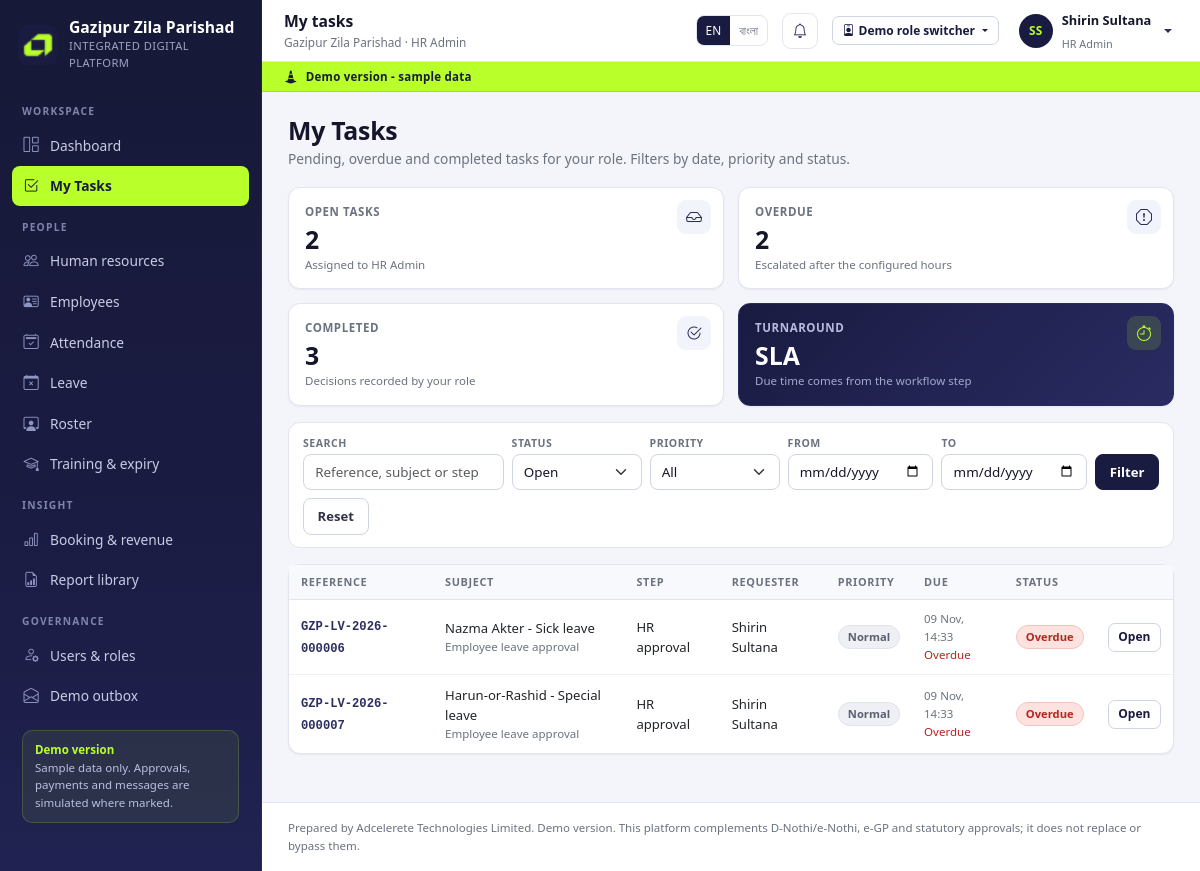
Page /app/tasks/ (signed in) on the committed database.
### accounts/models.py (models this page shows, shortened)
class User(AbstractUser):
    role = models.ForeignKey(Role, null=True, blank=True, on_delete=models.SET_NULL,
                             related_name='users')
    phone = models.CharField(max_length=30, blank=True)
    department = models.ForeignKey('hr.Department', null=True, blank=True,
                                   on_delete=models.SET_NULL, related_name='users')
    designation = models.ForeignKey('hr.Designation', null=True, blank=True,
                                    on_delete=models.SET_NULL, related_name='users')
    facility = models.ForeignKey('facilities.Facility', null=True, blank=True,
                                 on_delete=models.SET_NULL, related_name='operators',
                                 help_text='Assigned facility for reception operators.')
    email_verified = models.BooleanField(default=False)
    is_demo = models.BooleanField(default=True)
    otp_code = models.CharField(max_length=8, blank=True)
    otp_created_at = models.DateTimeField(null=True, blank=True)
    otp_attempts = models.PositiveIntegerField(default=0)
    class Meta:
        ordering = ['first_name', 'username']
    @property
    def display_name(self):
        return self.get_full_name() or self.username
    @property
    def role_name(self):
        return self.role.name if self.role else 'No role'
    @property
    def is_citizen(self):
        return bool(self.role and self.role.code == 'citizen')
    @property
    def is_staff_portal_user(self):
        return bool(self.role and self.role.code != 'citizen')
    @property
    def is_read_only(self):
        return bool(self.role and self.role.is_read_only)
    def can(self, code):
        if not getattr(self, 'is_authenticated', False):
            return False
        if self.is_superuser:
            return True
        if not self.role_id:
            return False
        cache = getattr(self, '_perm_cache', None)
        if cache is None:
            cache = set(self.role.permissions.values_list('code', flat=True))
            self._perm_cache = cache
        return code in cache

class Role(models.Model):
    code = models.SlugField(max_length=40, unique=True)
    name = models.CharField(max_length=120)
    description = models.TextField(blank=True)
    permissions = models.ManyToManyField(Permission, blank=True, related_name='roles')
    is_read_only = models.BooleanField(
        default=False,
        help_text='Read-only roles cannot submit changes anywhere in the platform.',
    )
    sort_order = models.PositiveIntegerField(default=100)
    class Meta:
        ordering = ['sort_order', 'name']

### workflow/models.py (models this page shows, shortened)
class WorkflowTask(models.Model):
    STATUS = [
        ('pending', 'Pending'),
        ('completed', 'Completed'),
        ('returned', 'Returned'),
        ('cancelled', 'Cancelled'),
    ]
    PRIORITY = [('low', 'Low'), ('normal', 'Normal'), ('high', 'High'),
                ('urgent', 'Urgent')]
    instance = models.ForeignKey(WorkflowInstance, on_delete=models.CASCADE,
                                 related_name='tasks')
    step = models.ForeignKey(WorkflowStep, on_delete=models.PROTECT, related_name='tasks')
    role = models.ForeignKey('accounts.Role', on_delete=models.PROTECT, related_name='tasks')
    assignee = models.ForeignKey(settings.AUTH_USER_MODEL, null=True, blank=True,
                                 on_delete=models.SET_NULL, related_name='tasks')
    status = models.CharField(max_length=20, choices=STATUS, default='pending')
    priority = models.CharField(max_length=10, choices=PRIORITY, default='normal')
    due_at = models.DateTimeField()
    created_at = models.DateTimeField(default=timezone.now)
    completed_at = models.DateTimeField(null=True, blank=True)
    reminder_sent_at = models.DateTimeField(null=True, blank=True)
    escalated_at = models.DateTimeField(null=True, blank=True)
    escalated_to = models.ForeignKey(settings.AUTH_USER_MODEL, null=True, blank=True,
                                     on_delete=models.SET_NULL, related_name='escalations')
    class Meta:
        ordering = ['due_at', '-created_at']
    @property
    def is_overdue(self):
        return self.status == 'pending' and self.due_at < timezone.now()

class WorkflowInstance(models.Model):
    STATUS = [
        ('running', 'In progress'),
        ('returned', 'Returned for correction'),
        ('approved', 'Approved'),
        ('rejected', 'Rejected'),
        ('cancelled', 'Cancelled'),
    ]
    template = models.ForeignKey(WorkflowTemplate, on_delete=models.PROTECT,
                                 related_name='instances')
    object_type = models.CharField(max_length=80)
    object_id = models.PositiveIntegerField()
    tracking_id = models.CharField(max_length=60, unique=True)
    requester = models.ForeignKey(settings.AUTH_USER_MODEL, null=True, blank=True,
                                  on_delete=models.SET_NULL, related_name='workflow_requests')
    status = models.CharField(max_length=20, choices=STATUS, default='running')
    current_step = models.ForeignKey(WorkflowStep, null=True, blank=True,
                                     on_delete=models.SET_NULL, related_name='+')
    payload = models.JSONField(default=dict, blank=True)
    created_at = models.DateTimeField(default=timezone.now)
    completed_at = models.DateTimeField(null=True, blank=True)
    note = models.CharField(max_length=255, blank=True)
    class Meta:
        ordering = ['-created_at']
    @property
    def subject(self):
        return self.payload.get('subject', self.tracking_id)

class WorkflowTemplate(models.Model):
    CATEGORIES = [
        ('booking', 'Booking application'),
        ('leave', 'Leave application'),
        ('file', 'Document file'),
        ('project', 'Project action'),
    ]
    code = models.SlugField(max_length=40, unique=True)
    name = models.CharField(max_length=120)
    category = models.CharField(max_length=20, choices=CATEGORIES)
    description = models.TextField(blank=True)
    is_active = models.BooleanField(default=True)
    class Meta:
        ordering = ['category', 'name']

class WorkflowStep(models.Model):
    template = models.ForeignKey(WorkflowTemplate, on_delete=models.CASCADE,
                                 related_name='steps')
    order = models.PositiveIntegerField(default=1)
    name = models.CharField(max_length=120)
    role = models.ForeignKey('accounts.Role', on_delete=models.PROTECT,
                             related_name='workflow_steps')
    allowed_decisions = models.JSONField(
        default=list,
        help_text='List of decision codes allowed at this step.',
    )
    condition = models.JSONField(
        null=True, blank=True,
        help_text='Optional JSON condition evaluated against the request payload. '
                  'e.g. {"unit_kind": ["suite", "hall"]} or '
                  '{"any": [{"min_nights": 4}, {"applicant_category": ["organization"]}]}',
    )
    sla_hours = models.PositiveIntegerField(default=24)
    is_final = models.BooleanField(default=False)
    class Meta:
        ordering = ['template', 'order']
        unique_together = [('template', 'order')]

### workflow/views.py (the view)
# urls.py: path('tasks/', views.tasks, name='tasks'),
@staff_required
def tasks(request):
    rows = WorkflowTask.objects.select_related(
        'instance', 'step', 'role', 'instance__requester'
    ).filter(Q(role=request.user.role) | Q(assignee=request.user))
    status = request.GET.get('status', 'open')
    priority = request.GET.get('priority', '')
    q = request.GET.get('q', '').strip()
    date_from = parse_date(request.GET.get('from'))
    date_to = parse_date(request.GET.get('to'))
    if status == 'open':
        rows = rows.filter(status='pending')
    elif status == 'completed':
        rows = rows.filter(status='completed')
    elif status == 'returned':
        rows = rows.filter(instance__status='returned')
    elif status == 'overdue':
        rows = rows.filter(status='pending', due_at__lt=timezone.now())
    if priority:
        rows = rows.filter(priority=priority)
    if q:
        rows = rows.filter(
            Q(instance__tracking_id__icontains=q) | Q(instance__payload__subject__icontains=q)
            | Q(step__name__icontains=q)
        )
    if date_from:
        rows = rows.filter(created_at__date__gte=date_from)
    if date_to:
        rows = rows.filter(created_at__date__lte=date_to)
    rows = rows.order_by('due_at')
    counts = {
        'open': WorkflowTask.objects.filter(
            Q(role=request.user.role) | Q(assignee=request.user), status='pending'
        ).count(),
        'overdue': WorkflowTask.objects.filter(
            Q(role=request.user.role) | Q(assignee=request.user),
            status='pending', due_at__lt=timezone.now()
        ).count(),
        'completed': WorkflowTask.objects.filter(
            Q(role=request.user.role) | Q(assignee=request.user), status='completed'
        ).count(),
    }
    return render(request, 'workflow/tasks.html', {
        'page_obj': paginate(request, rows, 25),
        'counts': counts, 'status': status, 'priority': priority, 'q': q,
        'page_title': 'My tasks',
    })

### templates/workflow/tasks.html (shortened to what this page needs)
{% extends 'base.html' %}
{% load gzp %}
{% block content %}
<div class="page-head">
  <div>
    <h1>{% t "My Tasks" %}</h1>
    <div class="sub">Pending, overdue and completed tasks for your role. Filters by date, priority and status.</div>
  </div>
</div>
<div class="stat-grid mb-3">
  <div class="stat">
    <div class="label">Open tasks</div>
    <div class="value">{{ counts.open }}</div>
    <div class="hint">Assigned to {{ user.role_name }}</div>
    <div class="ic"><i class="bi bi-inbox"></i></div>
  </div>
  <div class="stat">
    <div class="label">Overdue</div>
    <div class="value">{{ counts.overdue }}</div>
    <div class="hint">Escalated after the configured hours</div>
    <div class="ic"><i class="bi bi-exclamation-octagon"></i></div>
  </div>
  <div class="stat">
    <div class="label">Completed</div>
    <div class="value">{{ counts.completed }}</div>
    <div class="hint">Decisions recorded by your role</div>
    <div class="ic"><i class="bi bi-check2-circle"></i></div>
  </div>
  <div class="stat accent">
    <div class="label">Turnaround</div>
    <div class="value">SLA</div>
    <div class="hint">Due time comes from the workflow step</div>
    <div class="ic"><i class="bi bi-stopwatch"></i></div>
  </div>
</div>
<form class="filter-bar" method="get">
  <div class="f f-grow">
    <label>Search</label>
    <input class="form-control" name="q" value="{{ q }}" placeholder="Reference, subject or step">
  </div>
  <div class="f">
    <label>Status</label>
    <select class="form-select" name="status">
      <option value="open" {% if status == 'open' %}selected{% endif %}>Open</option>
    </select>
  </div>
  <div class="f">
    <label>Priority</label>
    <select class="form-select" name="priority">
      <option value="">All</option>
    </select>
  </div>
  <div class="f">
    <label>From</label>
    <input class="form-control" type="date" name="from" value="{{ request.GET.from }}">
  </div>
  <div class="f">
    <label>To</label>
    <input class="form-control" type="date" name="to" value="{{ request.GET.to }}">
  </div>
  <button class="btn btn-primary" type="submit">{% t "Filter" %}</button>
  <a class="btn btn-outline-secondary" href="/app/tasks/">{% t "Reset" %}</a>
</form>
<div class="card">
  <div class="table-wrap">
    <table class="table-gzp">
      <thead>
        <tr>
          <th>Reference</th><th>Subject</th><th>Step</th><th>Requester</th>
          <th>Priority</th><th>Due</th><th>Status</th><th></th>
        </tr>
      </thead>
      <tbody>
        {% for task in page_obj %}
          <tr>
            <td><span class="ref">{{ task.instance.tracking_id }}</span></td>
            <td>
              {{ task.instance.subject }}
              <div class="note-inline">{{ task.instance.template.name }}</div>
            </td>
            <td>{{ task.step.name }}</td>
            <td>{{ task.instance.requester.display_name|default:"-" }}</td>
            <td><span class="chip chip-{% if task.priority == 'urgent' %}danger{% elif task.priority == 'high' %}amber{% else %}muted{% endif %}">{{ task.get_priority_display }}</span></td>
            <td class="small">
              {{ task.due_at|dt:"d M, H:i" }}
              {% if task.is_overdue %}<div class="note-inline" style="color:#b3261e">Overdue</div>{% endif %}
            </td>
            <td>
              {% if task.status == 'pending' and task.is_overdue %}
                <span class="chip chip-danger">Overdue</span>
              {% else %}
                <span class="chip chip-{{ task.status|chip }}">{{ task.get_status_display }}</span>
              {% endif %}
            </td>
            <td class="text-end">
              <a class="btn btn-sm btn-outline-primary" href="/app/tasks/{{ task.pk }}/">{% t "Open" %}</a>
            </td>
          </tr>
        {% empty %}
          <tr><td colspan="8"><div class="table-empty"><i class="bi bi-check2-all"></i>No tasks in this view.</div></td></tr>
        {% endfor %}
      </tbody>
    </table>
  </div>
</div>
{% endblock %}

### templates/base.html (shortened to what this page needs)
{% load static gzp %}<!doctype html>
<html lang="{{ lang }}">
<head>
  <link rel="stylesheet" href="{% static 'vendor/bootstrap/bootstrap.min.css' %}">
  <link rel="stylesheet" href="{% static 'vendor/bootstrap-icons/bootstrap-icons.min.css' %}">
  <link rel="stylesheet" href="{% static 'css/gzp.css' %}">
</head>
<body class="{% block body_class %}{% endblock %}">
{% if user.is_authenticated and user.is_staff_portal_user %}
  <aside class="sidebar" id="sidebar" aria-label="Main navigation">
    <div class="brand">
      <img src="{% static 'img/adcelerete_logo.png' %}" alt="Adcelerete logo">
      <div>
        <div class="brand-name">{{ APP_NAME_MAIN }}</div>
        <div class="brand-sub">{{ APP_NAME_SUB }}</div>
      </div>
    </div>
    <div class="sidebar-scroll">
      {% for group in nav_groups %}
        <div class="nav-group">
          <div class="nav-group-label">{{ group.label|tr:lang }}</div>
          {% for item in group.items %}
            <a class="nav-item {% nav_active request item.url %}" href="{{ item.url }}">
              <i class="bi bi-{{ item.icon }}"></i><span>{{ item.label|tr:lang }}</span>
            </a>
          {% endfor %}
        </div>
      {% endfor %}
      <div class="sidebar-note">
        <strong>{% t "Demo version" %}</strong><br>
        Sample data only. Approvals, payments and messages are simulated where marked.
      </div>
    </div>
  </aside>
  <div class="app-shell">
    <header class="topbar">
      <div>
        <div class="page-title">{% block topbar_title %}{{ page_title|default:"Dashboard" }}{% endblock %}</div>
        <div class="crumb">{{ APP_NAME_MAIN }} · {{ user.role_name }}</div>
      </div>
      <div class="lang-switch" role="group" aria-label="Language">
        <a class="{% if lang == 'en' %}on{% endif %}" href="/lang/en/?next={{ request.get_full_path|urlencode }}">EN</a>
        <a class="{% if lang == 'bn' %}on{% endif %}" href="/lang/bn/?next={{ request.get_full_path|urlencode }}">বাংলা</a>
      </div>
      <a class="icon-btn" href="/app/notifications/" aria-label="Notifications">
        <i class="bi bi-bell"></i>
      </a>
      {% if DEMO_MODE %}{% include 'partials/demo_switcher.html' %}{% endif %}
      <div class="dropdown">
        <a class="user-chip dropdown-toggle" href="#" data-bs-toggle="dropdown" aria-expanded="false">
          <span class="avatar">{{ user.display_name|initials }}</span>
          <span class="d-none d-lg-block">
            <span class="u-name">{{ user.display_name }}</span><br>
            <span class="u-role">{{ user.role_name }}</span>
          </span>
        </a>
      </div>
    </header>
    <div class="demo-ribbon"><i class="bi bi-cone-striped"></i> {% t "Demo version - sample data" %}</div>
    <main class="page" id="main">
{% endif %}
      {% block content %}{% endblock %}
{% if user.is_authenticated and user.is_staff_portal_user %}
    </main>
    <footer class="app-footer">
      Prepared by {{ SUPPLIER }}. Demo version. This platform complements D-Nothi/e-Nothi, e-GP and statutory approvals; it does not replace or bypass them.
    </footer>
  </div>
{% endif %}
</body>
</html>

### rows in the picture
User: role_name "HR Admin", display_name|initials "SS", display_name "Shirin Sultana"
WorkflowTask: instance.tracking_id "GZP-LV-2026-000006", instance.subject "Nazma Akter - Sick leave", instance.template.name "Employee leave approval", step.name "HR approval", instance.requester.display_name "Shirin Sultana", priority "Normal", due_at|dt "09 Nov, 14:33", status "Overdue", t "Open"
WorkflowTask: instance.tracking_id "GZP-LV-2026-000007", instance.subject "Harun-or-Rashid - Special leave", instance.template.name "Employee leave approval", step.name "HR approval", instance.requester.display_name "Shirin Sultana", priority "Normal", due_at|dt "09 Nov, 14:33", status "Overdue", t "Open"

### other values in the picture
{{ APP_NAME_MAIN }} "Gazipur Zila Parishad"
{{ APP_NAME_SUB }} "INTEGRATED DIGITAL PLATFORM"
{{ group.label|tr:lang }} "WORKSPACE" "PEOPLE" "INSIGHT" "GOVERNANCE"
{{ item.label|tr:lang }} "Dashboard" "My Tasks" "Human resources" "Employees" "Attendance" "Leave" "Roster" "Training & expiry" "Booking & revenue" "Report library" "Users & roles" "Demo outbox"
{{ page_title|default:"Dashboard" }} "My tasks"
{{ counts.open }} "2"
{{ counts.overdue }} "2"
{{ counts.completed }} "3"
{{ SUPPLIER }} "Adcelerete Technologies Limited"
